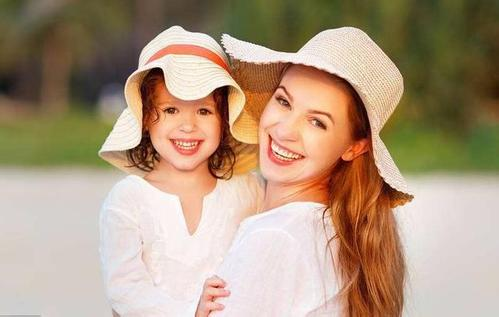
#> input picture images/people.jpg, 499 x 317 px
$ python 9_haar.py
#> lines starting #> are read from the running program, lines starting #| are printed output that depends on the picture; after the words box and inside, x2 and y2 are one past the last pixel; in counts of white or black regions, pixels touching at a corner belong together
#coding-utf8
import cv2
import matplotlib.pyplot as plt
import numpy as np

class Haar:
    def __init__(self, infile):
#> called with infile = '../images/people.jpg'
        self.infile = infile
        self.img = cv2.imread(self.infile)
#> self.img is the input picture: shape (317, 499, 3); mean B, G, R 128.8, 152.9, 175.7

    def classify(self):
        copy=self.img.copy()
        #【1】加载XML分类器
        face_cascade = cv2.CascadeClassifier('E:\opencv\sources\data\haarcascades\haarcascade_frontalface_default.xml')
        eye_cascade = cv2.CascadeClassifier('E:\opencv\sources\data\haarcascades\haarcascade_eye.xml')
        #【2】以灰度格式加载输入图像或视频
        gray = cv2.cvtColor(copy, cv2.COLOR_BGR2GRAY)
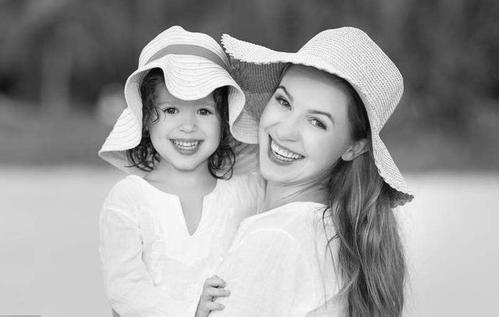
#> gray: shape (317, 499); min 2, max 255, mean 157
        #【3】在图像中检测面部。如果检测到面部，会返回面部所在区域Rect(x,y,w,h)。
        #       一旦获得这个位置，我们可以创建一个ROI并在其中进行眼部检测。
        faces = face_cascade.detectMultiScale(gray, 1.3, 5)#img、ScaleFactor、minNeighbors
#> faces = [[145, 79, 85, 85]]
        for (x, y, w, h) in faces:
            #画脸(彩色图像）
            copy = cv2.rectangle(copy, (x, y), (x + w, y + h), (255, 0, 0), 2)
            #确定脸部ROI
            roi_gray = gray[y:y + h, x:x + w]
            roi_color = copy[y:y + h, x:x + w]
            #【4】检测眼睛(灰度图像)
            eyes = eye_cascade.detectMultiScale(roi_gray)#img、ScaleFactor、minNeighbors
            for (ex, ey, ew, eh) in eyes:
                #画眼睛（彩色图像)
                cv2.rectangle(roi_color, (ex, ey), (ex + ew, ey + eh), (0, 255, 0), 2)
#> this loop made 1 pass
#> (x, y, w, h, eyes) on pass 1: (145, 79, 85, 85, [[14, 20, 22, 22], [46, 21, 22, 22]])
#> pass 1, in classify, `copy = cv2.rectangle(copy, (x, y), (x + w, y + h), (255, 0, 0), 2)`:
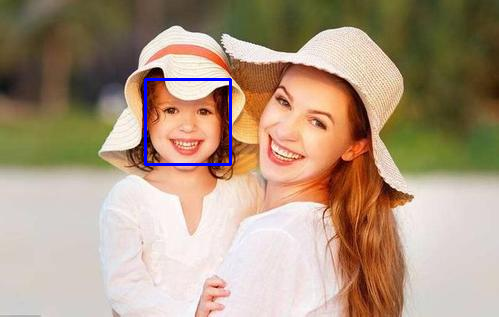
#> copy: shape (317, 499, 3); 0.64% of pixels changed, all inside (x1, y1, x2, y2) = (144, 78, 232, 166)
#> pass 1, in classify, `roi_gray = gray[y:y + h, x:x + w]`:
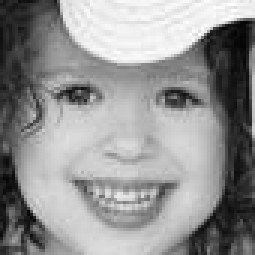
#> roi_gray: shape (85, 85) (shown 3 times larger); min 5, max 254, mean 146.5
#> pass 1, in classify, `roi_color = copy[y:y + h, x:x + w]`:
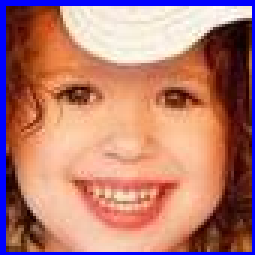
#> roi_color: shape (85, 85, 3) (shown 3 times larger); mean B, G, R 114.8, 123.9, 181.6
#> after the loop:
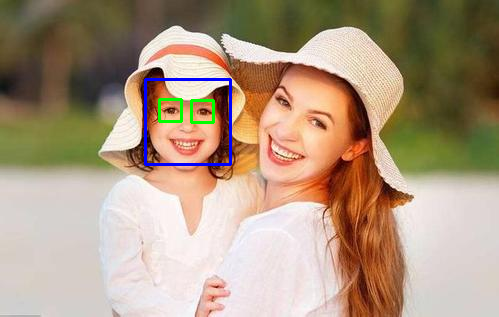
#> copy: shape (317, 499, 3); 0.33% of pixels changed, all inside (x1, y1, x2, y2) = (158, 98, 215, 124)
#> after the loop:
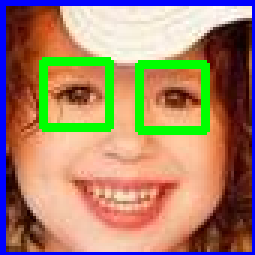
#> roi_color: shape (85, 85, 3) (shown 3 times larger); 7.2% of pixels changed, all inside (x1, y1, x2, y2) = (13, 19, 70, 45)
        titles = ['raw', 'faces&eyes']
        imgs = [self.img,copy]
        for i in range(2):
            plt.subplot(1, 2, i + 1), plt.imshow(cv2.cvtColor(imgs[i],cv2.COLOR_BGR2RGB))
            plt.title(titles[i])
            plt.xticks([]), plt.yticks([])
        plt.show()
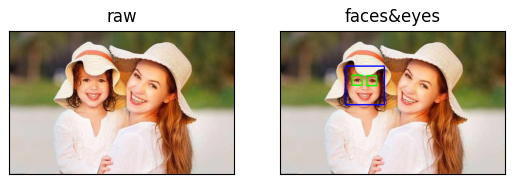
#> figure drawn by matplotlib, 2 panels

if __name__ == '__main__':
    d= Haar('../images/people.jpg')
    d.classify()

$ run again, with images/board.jpg copied over images/people.jpg
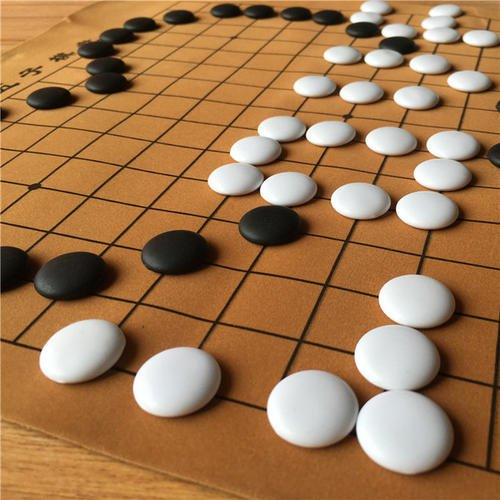
#> input picture images/board.jpg, 500 x 500 px
#> in __init__, self.img is the input picture: shape (500, 500, 3); mean B, G, R 80.6, 120.3, 162
#> in classify, `gray = cv2.cvtColor(copy, cv2.COLOR_BGR2GRAY)`:
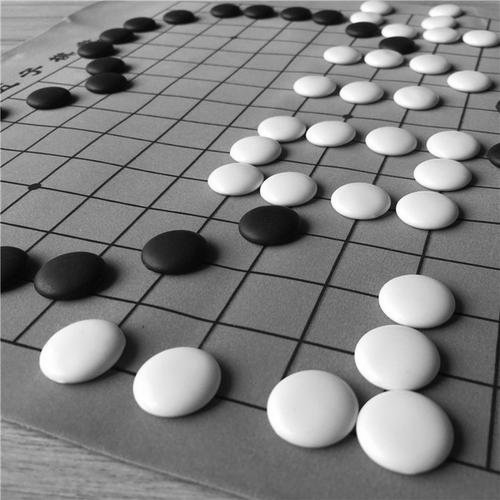
#> gray: shape (500, 500); min 1, max 255, mean 128.3
#> faces = [[326, 343, 139, 139]]
#> the loop in classify, `for (x, y, w, h) in faces:` made 1 pass
#> in classify, `plt.show()`:
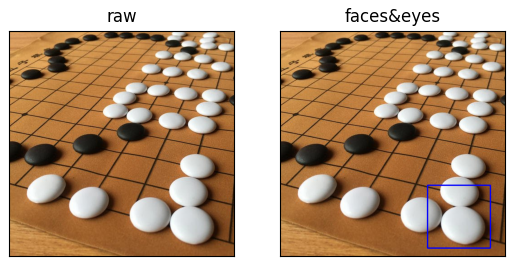
#> figure drawn by matplotlib, 2 panels
